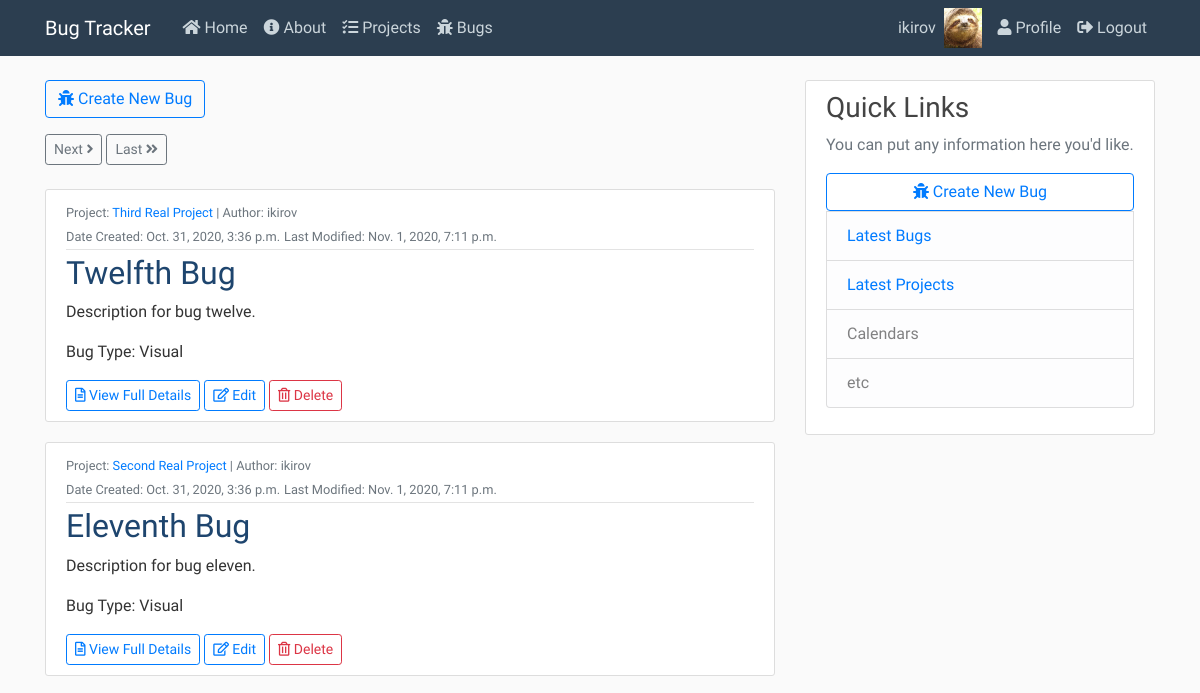
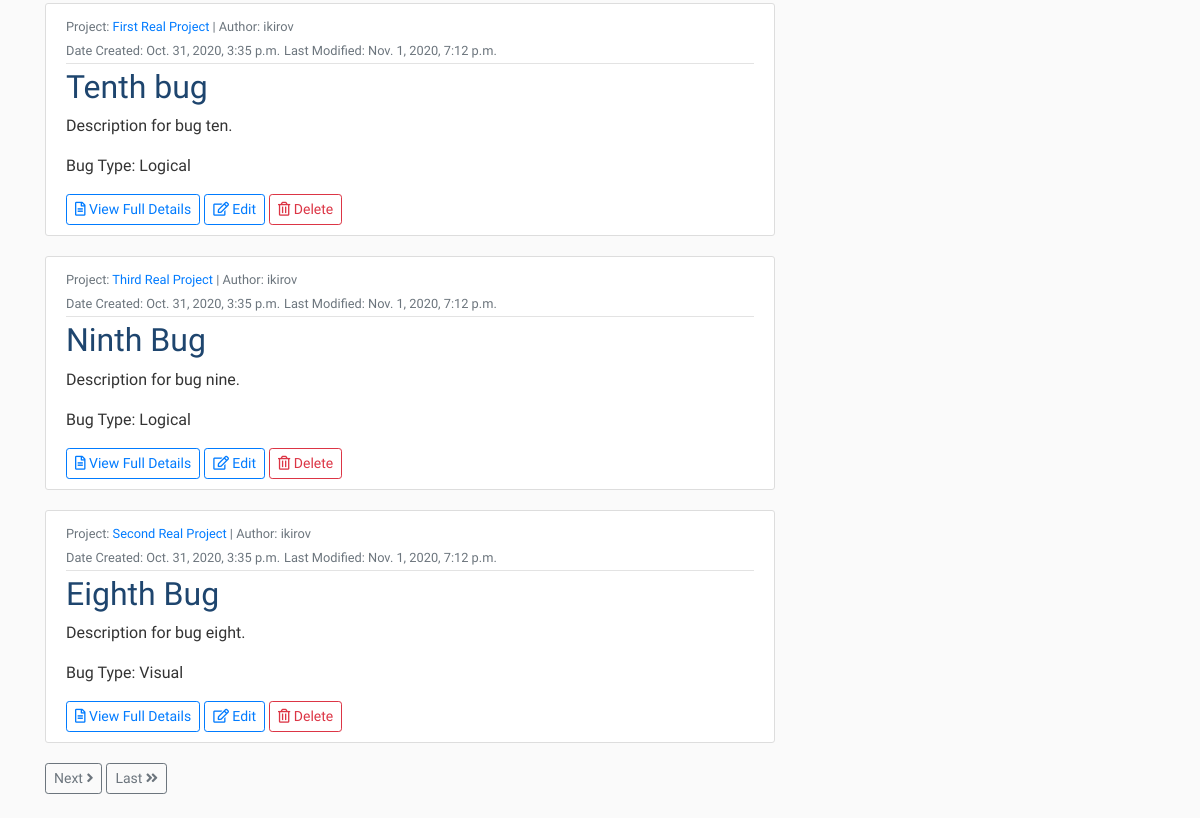
The app's page /bugs/ (signed in), older data (2 pictures, top to bottom).
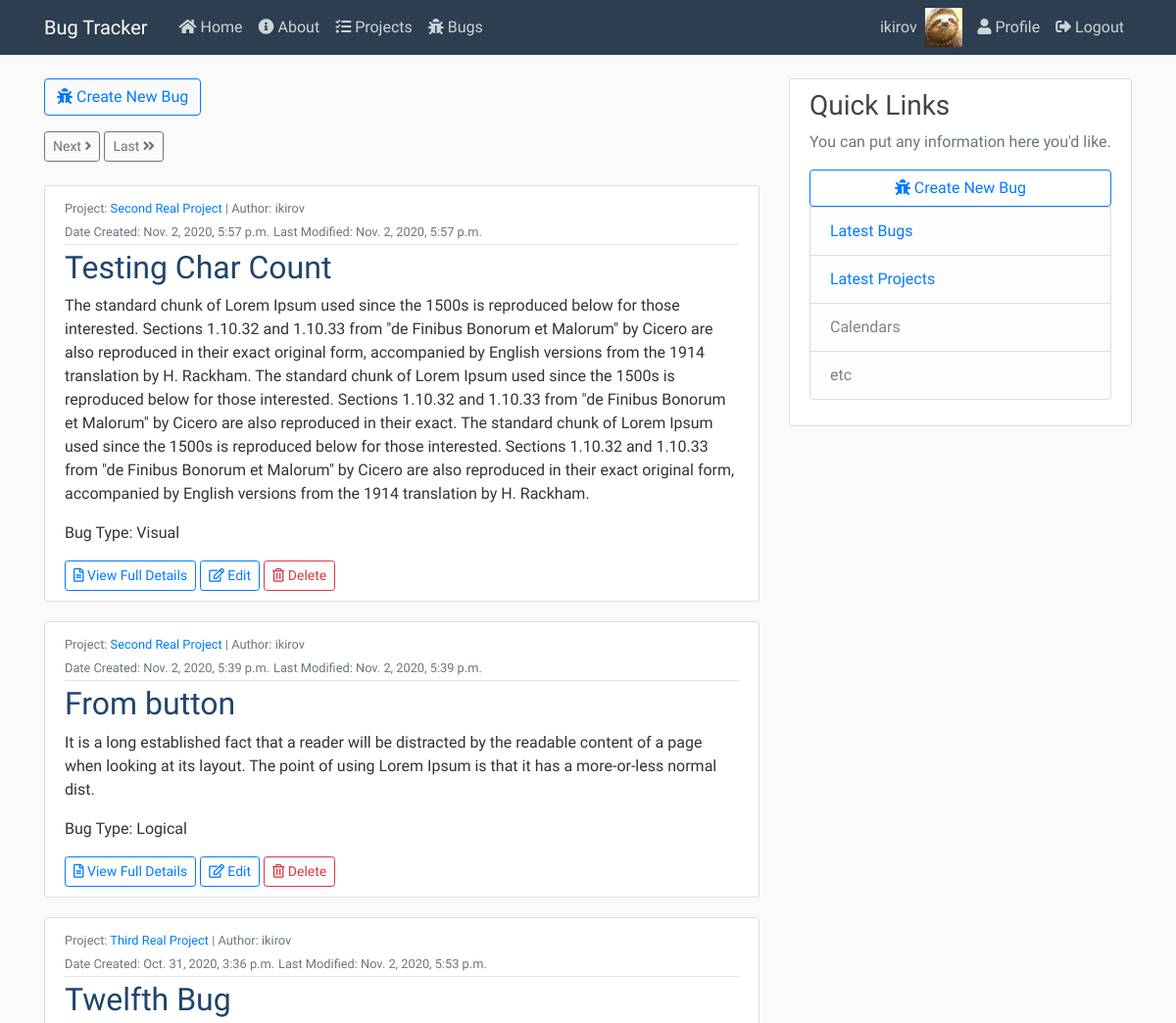
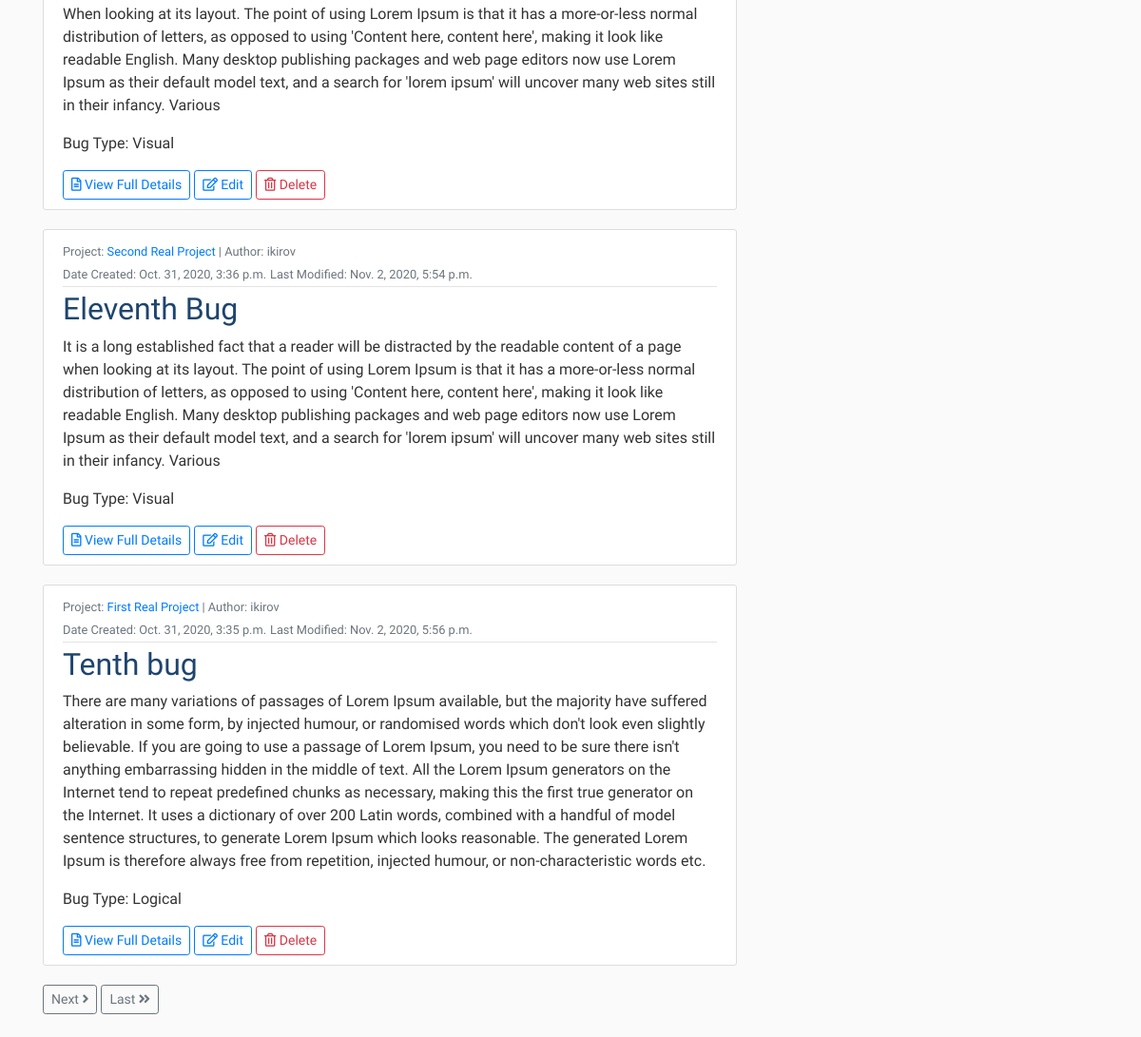
The same page, newer data (2 pictures, top to bottom).
### projects/models.py (models this page shows, shortened)
class Bug(models.Model):
    author = models.ForeignKey(User, on_delete=models.DO_NOTHING)
    name = models.CharField(max_length=50)
    desc = models.CharField(max_length=2000)
    BUG_TYPES = (
        ('V', 'Visual'),
        ('L', 'Logical'),
        ('O', 'Other'),
    )
    bug_type = models.CharField(max_length=1, choices=BUG_TYPES)
    date_added = models.DateTimeField(auto_now_add=True)
    date_modified = models.DateTimeField(auto_now=True)
    project = models.ForeignKey(Project, on_delete=models.CASCADE)

class Project(models.Model):
    name = models.CharField(max_length=50)
    PROJ_TYPES = (
        ('D', 'Dev'),
        ('P', 'Print'),
        ('O', 'Other'),
    )
    name = models.CharField(max_length=60)
    proj_type = models.CharField(max_length=1, choices=PROJ_TYPES)
    date_added = models.DateTimeField(auto_now_add=True)
    date_modified = models.DateTimeField(auto_now=True)
    editors = models.ManyToManyField(User)
    def __str__(self):
        return self.name

### projects/views.py (the view)
# urls.py: path('bugs/', BugListView.as_view(), name="bugs-list"),
class BugListView(LoginRequiredMixin, ListView):
    model = Bug
    ordering = ['-date_added']
    paginate_by = 5

### projects/templates/projects/bug_list.html (shortened to what this page needs)
{% extends "status/base.html" %}
{% block content %}
    <p><a class="btn btn-outline-primary" href="{% url 'bugs-create' %}"><i class="fas fa-bug"></i> Create New Bug</a></p>
    {% if is_paginated %}
    {% if page_obj.has_next %}
        <a class="btn btn-outline-secondary btn-sm mb-4" href="?page={{page_obj.next_page_number}}">Next <i class="fas fa-angle-right"></i></a>
        <a class="btn btn-outline-secondary btn-sm mb-4" href="?page={{page_obj.paginator.num_pages}}">Last <i class="fas fa-angle-double-right"></i></a>
    {% endif %}
    {% endif %}
    {% for bug in object_list %}
        <article class="media content-section">
            <div class="media-body">
                <div class="article-metadata">
                    <small class="text-muted">Project: <a href="{% url 'bugs-project' bug.project.id %}">{{ bug.project }}</a> | Author: {{ bug.author }}<br/></small>
                    <small class="text-muted">Date Created: {{ bug.date_added }}</small>
                    <small class="text-muted">Last Modified: {{ bug.date_modified }}</small>
                    </div>
                    <h2><a class="article-title" href="{% url 'bugs-detail' bug.id %}">{{ bug.name }}</a></h2>
                    <p>{{bug.desc}}</p>
                    <p class="article-content">Bug Type: {{ bug.get_bug_type_display }}</p>
                    <a class="btn btn-outline-primary btn-sm" href="{% url 'bugs-detail' bug.id %}"><i class="far fa-file-alt"></i> View Full Details</a>
                    <a class="btn btn-outline-primary btn-sm" href="{% url 'bugs-update' bug.id %}"><i class="far fa-edit"></i> Edit</a>
                    <a class="btn btn-outline-danger btn-sm" href="{% url 'bugs-delete' bug.id %}"><i class="far fa-trash-alt"></i> Delete</a>
                </div>
        </article>
    {% endfor %}
    {% if is_paginated %}
        {% if page_obj.has_next %}
            <a class="btn btn-outline-secondary btn-sm mb-4" href="?page={{page_obj.next_page_number}}">Next <i class="fas fa-angle-right"></i></a>
            <a class="btn btn-outline-secondary btn-sm mb-4" href="?page={{page_obj.paginator.num_pages}}">Last <i class="fas fa-angle-double-right"></i></a>
        {% endif %}
    {% endif %}
{% endblock content %}

Row changes from the older to the newer data that the page shows:
no longer on this page (row edited): Bug: project "Third Real Project", author "ikirov", date_added "Oct. 31, 2020, 3:35 p.m.", date_modified "Nov. 1, 2020, 7:12 p.m.", name "Ninth Bug", desc "Description for bug nine.", bug_type "Logical"
no longer on this page (row unchanged): Bug: project "Second Real Project", author "ikirov", date_added "Oct. 31, 2020, 3:35 p.m.", date_modified "Nov. 1, 2020, 7:12 p.m.", name "Eighth Bug", desc "Description for bug eight.", bug_type "Visual"
added Bug: project "Second Real Project", author "ikirov", date_added "Nov. 2, 2020, 5:57 p.m.", date_modified "Nov. 2, 2020, 5:57 p.m.", name "Testing Char Count", desc "The standard chunk of Lorem Ipsum used since the 1500s is reproduced below for those interested. Sections 1.10.32 and 1.10.33 from \"de Finibus Bonorum et Malorum\" by Cicero are also reproduced in their exact original form, accompanied by English versions from the 1914 translation by H. Rackham. The standard chunk of Lorem Ipsum used since the 1500s is reproduced below for those interested. Sections 1.10.32 and 1.10.33 from \"de Finibus Bonorum et Malorum\" by Cicero are also reproduced in their exact. The standard chunk of Lorem Ipsum used since the 1500s is reproduced below for those interested. Sections 1.10.32 and 1.10.33 from \"de Finibus Bonorum et Malorum\" by Cicero are also reproduced…", bug_type "Visual"
added Bug: project "Second Real Project", author "ikirov", date_added "Nov. 2, 2020, 5:39 p.m.", date_modified "Nov. 2, 2020, 5:39 p.m.", name "From button", desc "It is a long established fact that a reader will be distracted by the readable content of a page when looking at its layout. The point of using Lorem Ipsum is that it has a more-or-less normal dist.", bug_type "Logical"
changed Bug "Twelfth Bug": date_modified "Nov. 1, 2020, 7:11 p.m." → "Nov. 2, 2020, 5:53 p.m."; desc "Description for bug twelve." → "When looking at its layout. The point of using Lorem Ipsum is that it has a more-or-less normal distribution of letters, as opposed to using 'Content here, content here', making it look like readable English. Many desktop publishing packages and web page editors now use Lorem Ipsum as their default model text, and a search for 'lorem ipsum' will uncover many web sites still in their infancy. Various"
changed Bug "Eleventh Bug": date_modified "Nov. 1, 2020, 7:11 p.m." → "Nov. 2, 2020, 5:54 p.m."; desc "Description for bug eleven." → "It is a long established fact that a reader will be distracted by the readable content of a page when looking at its layout. The point of using Lorem Ipsum is that it has a more-or-less normal distribution of letters, as opposed to using 'Content here, content here', making it look like readable English. Many desktop publishing packages and web page editors now use Lorem Ipsum as their default model text, and a search for 'lorem ipsum' will uncover many web sites still in their infancy. Various"
changed Bug "Tenth bug": date_modified "Nov. 1, 2020, 7:12 p.m." → "Nov. 2, 2020, 5:56 p.m."; desc "Description for bug ten." → "There are many variations of passages of Lorem Ipsum available, but the majority have suffered alteration in some form, by injected humour, or randomised words which don't look even slightly believable. If you are going to use a passage of Lorem Ipsum, you need to be sure there isn't anything embarrassing hidden in the middle of text. All the Lorem Ipsum generators on the Internet tend to repeat predefined chunks as necessary, making this the first true generator on the Internet. It uses a dictionary of over 200 Latin words, combined with a handful of model sentence structures, to generate Lorem Ipsum which looks reasonable. The generated Lorem Ipsum is therefore always free from…"
